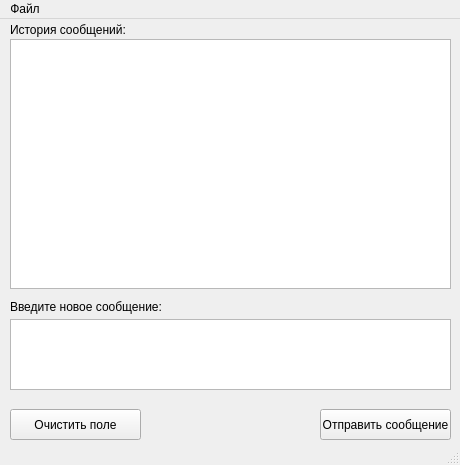
<?xml version="1.0" encoding="UTF-8"?>
<ui version="4.0">
 <class>MainClientWindow</class>
 <widget class="QMainWindow" name="MainClientWindow">
  <property name="geometry">
   <rect>
    <x>0</x>
    <y>0</y>
    <width>460</width>
    <height>465</height>
   </rect>
  </property>
  <property name="minimumSize">
   <size>
    <width>460</width>
    <height>465</height>
   </size>
  </property>
  <property name="windowTitle">
   <string>Чат Программа alpha release</string>
  </property>
  <widget class="QWidget" name="centralwidget">
   <widget class="QLabel" name="label_history">
    <property name="geometry">
     <rect>
      <x>10</x>
      <y>0</y>
      <width>391</width>
      <height>21</height>
     </rect>
    </property>
    <property name="text">
     <string>История сообщений:</string>
    </property>
   </widget>
   <widget class="QTextEdit" name="text_message">
    <property name="geometry">
     <rect>
      <x>10</x>
      <y>300</y>
      <width>441</width>
      <height>71</height>
     </rect>
    </property>
   </widget>
   <widget class="QLabel" name="label_new_message">
    <property name="geometry">
     <rect>
      <x>10</x>
      <y>280</y>
      <width>171</width>
      <height>16</height>
     </rect>
    </property>
    <property name="text">
     <string>Введите новое сообщение:</string>
    </property>
   </widget>
   <widget class="QListView" name="list_messages">
    <property name="geometry">
     <rect>
      <x>10</x>
      <y>20</y>
      <width>441</width>
      <height>250</height>
     </rect>
    </property>
   </widget>
   <widget class="QPushButton" name="btn_send">
    <property name="geometry">
     <rect>
      <x>320</x>
      <y>390</y>
      <width>131</width>
      <height>31</height>
     </rect>
    </property>
    <property name="text">
     <string>Отправить сообщение</string>
    </property>
   </widget>
   <widget class="QPushButton" name="btn_clear">
    <property name="geometry">
     <rect>
      <x>10</x>
      <y>390</y>
      <width>131</width>
      <height>31</height>
     </rect>
    </property>
    <property name="text">
     <string>Очистить поле</string>
    </property>
    <property name="autoDefault">
     <bool>false</bool>
    </property>
    <property name="default">
     <bool>false</bool>
    </property>
    <property name="flat">
     <bool>false</bool>
    </property>
   </widget>
  </widget>
  <widget class="QMenuBar" name="menubar">
   <property name="geometry">
    <rect>
     <x>0</x>
     <y>0</y>
     <width>460</width>
     <height>21</height>
    </rect>
   </property>
   <widget class="QMenu" name="menu">
    <property name="title">
     <string>Файл</string>
    </property>
    <addaction name="menu_exit"/>
   </widget>
   <addaction name="menu"/>
  </widget>
  <widget class="QStatusBar" name="statusBar"/>
  <action name="menu_exit">
   <property name="text">
    <string>Выход</string>
   </property>
  </action>
  <action name="menu_add_contact">
   <property name="text">
    <string>Добавить контакт</string>
   </property>
  </action>
  <action name="menu_del_contact">
   <property name="text">
    <string>Удалить контакт</string>
   </property>
  </action>
 </widget>
 <resources/>
 <connections>
  <connection>
   <sender>btn_clear</sender>
   <signal>clicked()</signal>
   <receiver>text_message</receiver>
   <slot>clear()</slot>
   <hints>
    <hint type="sourcelabel">
     <x>541</x>
     <y>481</y>
    </hint>
    <hint type="destinationlabel">
     <x>547</x>
     <y>416</y>
    </hint>
   </hints>
  </connection>
 </connections>
</ui>
